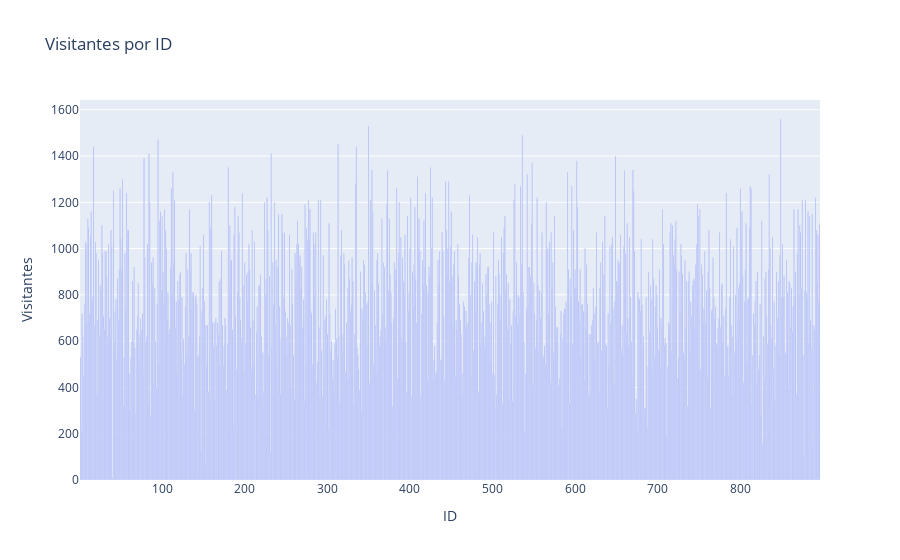

Write notebook code for a chart like this one.
### Code cell
# gráfico 2
fig2 = px.bar(df, x='ID', y='Visitantes', title='Visitantes por ID')
fig2.show()

### Figure 1 — Plotly figure (JSON) as saved in the notebook; plotly's stock layout.template omitted (floating-point values rounded to 4 significant figures; data arrays with more than 128 entries replaced by an {"elided": "..."} marker saying what was removed)
{"data": [{"alignmentgroup": "True", "hovertemplate": "ID=%{x}<br>Visitantes=%{y}<extra></extra>", "legendgroup": "", "marker": {"color": "#636efa", "pattern": {"shape": ""}}, "name": "", "offsetgroup": "", "orientation": "v", "showlegend": false, "textposition": "auto", "type": "bar", "x": {"elided": "896 int values"}, "xaxis": "x", "y": {"elided": "896 int values"}, "yaxis": "y"}], "layout": {"barmode": "relative", "legend": {"tracegroupgap": 0}, "title": {"text": "Visitantes por ID"}, "xaxis": {"anchor": "y", "domain": [0, 1], "title": {"text": "ID"}}, "yaxis": {"anchor": "x", "domain": [0, 1], "title": {"text": "Visitantes"}}}}
